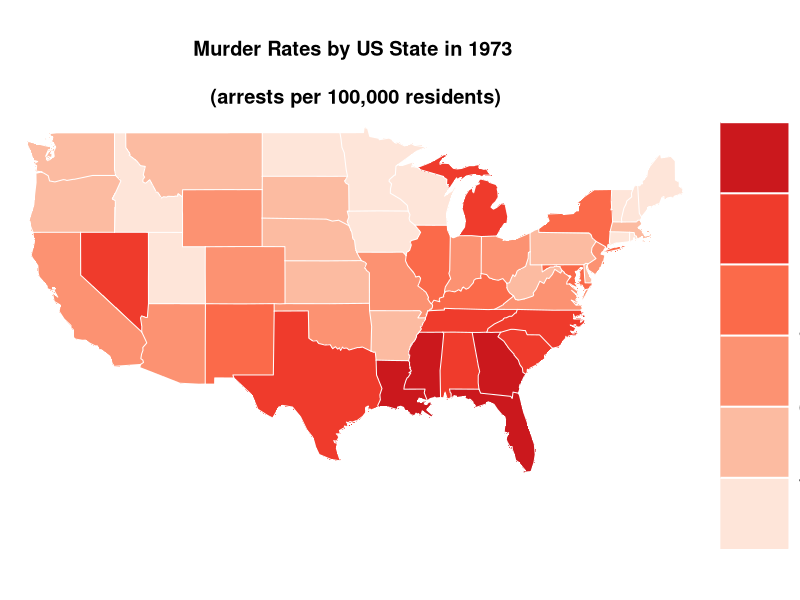

Write R code to recreate this figure.
library(maps)
library(RColorBrewer)

x<-map("state",plot=FALSE)
for(i in 1:length(rownames(USArrests))) {
  for(j in 1:length(x$names)) {
    if(grepl(rownames(USArrests)[i],x$names[j],ignore.case=T))
      x$measure[j]<-as.double(USArrests$Murder[i])
  }
}
colors <- brewer.pal(7,"Reds")
sd <- data.frame(col=colors,
                 values=seq(min(x$measure[!is.na(x$measure)]),
                            max(x$measure[!is.na(x$measure)])*1.0001,
                            length.out=7))
breaks<-sd$values

matchcol<-function(y) {
  as.character(sd$col[findInterval(y,sd$values)])
  }


layout(matrix(data=c(2,1), nrow=1, ncol=2),
       widths=c(8,1), heights=c(8,1))
# Color Scale first
par(mar = c(5,1,5,1),oma=c(0.1,0.1,0.1,0.1),mex=0.5)
image(x=1, y=0:length(breaks),z=t(matrix(breaks))*1.001,
      col=colors[1:length(breaks)-1],axes=FALSE,breaks=breaks,
      xlab="", ylab="", xaxt="n")
axis(4,at=0:(length(breaks)-1),
     labels=round(breaks),col="white",las=1)
abline(h=c(1:length(breaks)),col="white",lwd=2,xpd=F)
#Map
map("state", boundary = FALSE,col=matchcol(x$measure),
    fill=TRUE,lty="blank")
map("state", col="white",add = TRUE)
title("Murder Rates by US State in 1973 \n
(arrests per 100,000 residents)", line=2)
  
  
  


